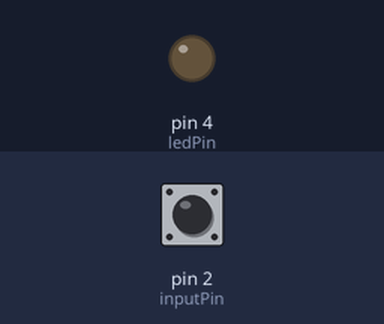
Bench run of a sketch on a simulated Arduino Uno, built with avr-gcc and run on an emulated ATmega328P. On the bench: output pins drawn as LEDs (lit = HIGH). Dashed ring = blinking. Inputs (shaded band) come from the test bench; at power-on: pin 2 (inputPin) HIGH. What the sketch prints to the serial monitor is not drawn.

Above: at 1.2 s.
1.3 s: pin 2 (inputPin) pulled LOW for 0.15 s
At 1.37 s:
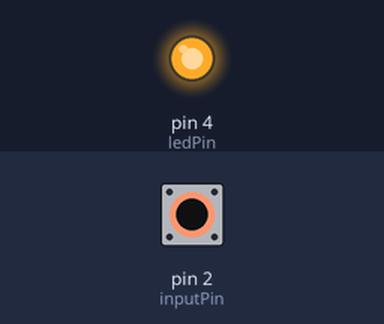
2.9 s: pin 2 (inputPin) pulled LOW for 1 s
At 4.4 s:
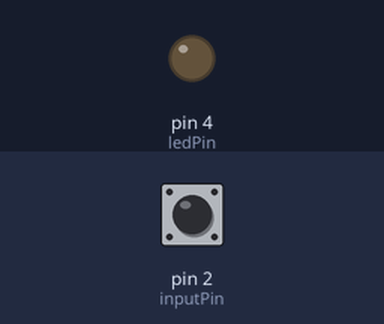
5.8 s: pin 2 (inputPin) pulled LOW for 3.2 s
At 7.0 s:
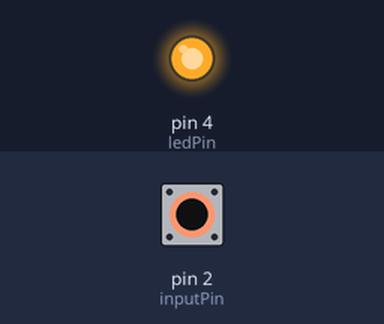
10.5 s: pin 2 (inputPin) pulsed LOW 2 times (0.12 s each, 0.3 s apart)
At 10.56 s:
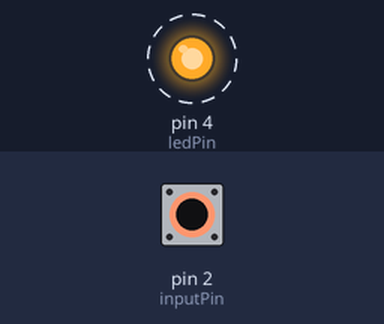
12.9 s: pin 2 (inputPin) pulsed LOW 5 times (0.12 s each, 0.3 s apart)
At 15.4 s:
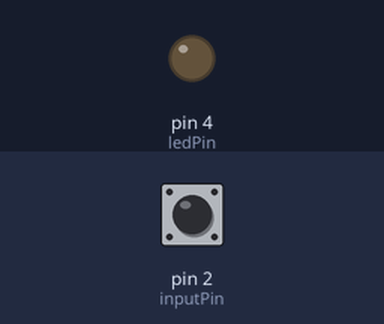
Timing chart, 0 to 16.9 s (numbered marks = the images above; inputs shaded):
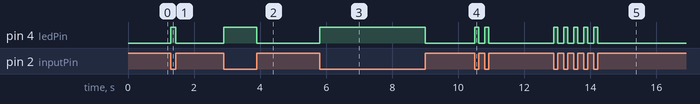

Measured:
- after the input at 1.3 s, pin 4 (ledPin): LOW → HIGH at once, → LOW 0.15 s later
- after the input at 2.9 s, pin 4 (ledPin): LOW → HIGH at once, → LOW 1.0 s later
- after the input at 5.8 s, pin 4 (ledPin): LOW → HIGH at once, → LOW 3.2 s later
- after the input at 10.5 s, pin 4 (ledPin): alternates HIGH for 0.12 s and LOW for 0.18 s, 4 changes in all, then stays LOW, starting at once
- after the input at 12.9 s, pin 4 (ledPin): alternates HIGH for 0.12 s and LOW for 0.18 s, 10 changes in all, then stays LOW, starting at once

The sketch:

morse.ino
```cpp
unsigned long timePressed, timeReleased, timeHeld; // time variables to record ampunt of time pressed
int inputPin = 2;                       // button reading pin
int ledPin = 4;                         //led output pin
String code =  "";
void setup() {
  Serial.begin(9600);      // serial monitor initialize
  pinMode(inputPin,INPUT_PULLUP);


  pinMode(ledPin, OUTPUT);

}
// determines based on the amount of tome the button is pressed whether the input was a dot or dash
char readDotDash(){
  if (timeHeld >50 && timeHeld < 600) { // if the pressing time is less than half a second
                                        // return a dot
    return '.';
  }
  else if (timeHeld > 600){                  // if pressing time is more, return a dash
  return '-';
}

}


void DotDashToLetters() // takes the strings to dots and dash and converts it to letters based on morse code
{
  int i = 0;

  static String morseAlphabet[] = { ".-", "-...", "-.-.", "-..", ".", "..-.", "--.", "....", "..", ".---", "-.-", ".-..", "--", "-.", "---", ".--.", "--.-",
                             ".-.", "...", "-", "..-", "...-", ".--", "-..-", "-.--", "--..", "E"
                            }; // array of letters in morse representation, 0th element is error
                              // 0th element  is 'A', 1st element is 'B', 2nd is 'C' etc

     String period  = ".-.-.-" ;// period/Full Stop in morse code

     if (code  == period){
      Serial.print (".");

     }

     else {
        while (morseAlphabet[i] != "E")  //E is the last element, iteratign throught the array
                                  // to find a match for input
    {
      if (morseAlphabet[i] == code)
      {
        Serial.print(char(65 + i)); // converts ith element of array and prints corresponding
                                    // ascii character
        break;
      }
      i++;
    }
    if (morseAlphabet[i] == "E")
    {
      Serial.println("(Unable to Read)");  //if input code doesn't match any letter, error
    }

     }
     code = ""; // reset to blank string

}


void loop() {
  NextDotDash:
  while (digitalRead(inputPin) == HIGH) {}
  timePressed = millis();                            //time at button press
  digitalWrite(ledPin, HIGH);               //LED on while button pressed
  while (digitalRead(inputPin) == LOW) {}
  timeReleased = millis();                            //time at button release
  digitalWrite(ledPin, LOW);                //LED off on button release
  timeHeld = timeReleased - timePressed;                     //time for which button is pressed
  if (timeHeld > 50)                      //to account for switch debouncing
  {
    code += readDotDash();                       //function to read dot or dash
  }
  while ((millis() - timeReleased) < 500)           //if time between button press greater than 0.5sec, skip loop and go to next alphabet
  {
    if (digitalRead(inputPin) == LOW)
    {
      goto NextDotDash;
    }
  }
  DotDashToLetters();


}
```
